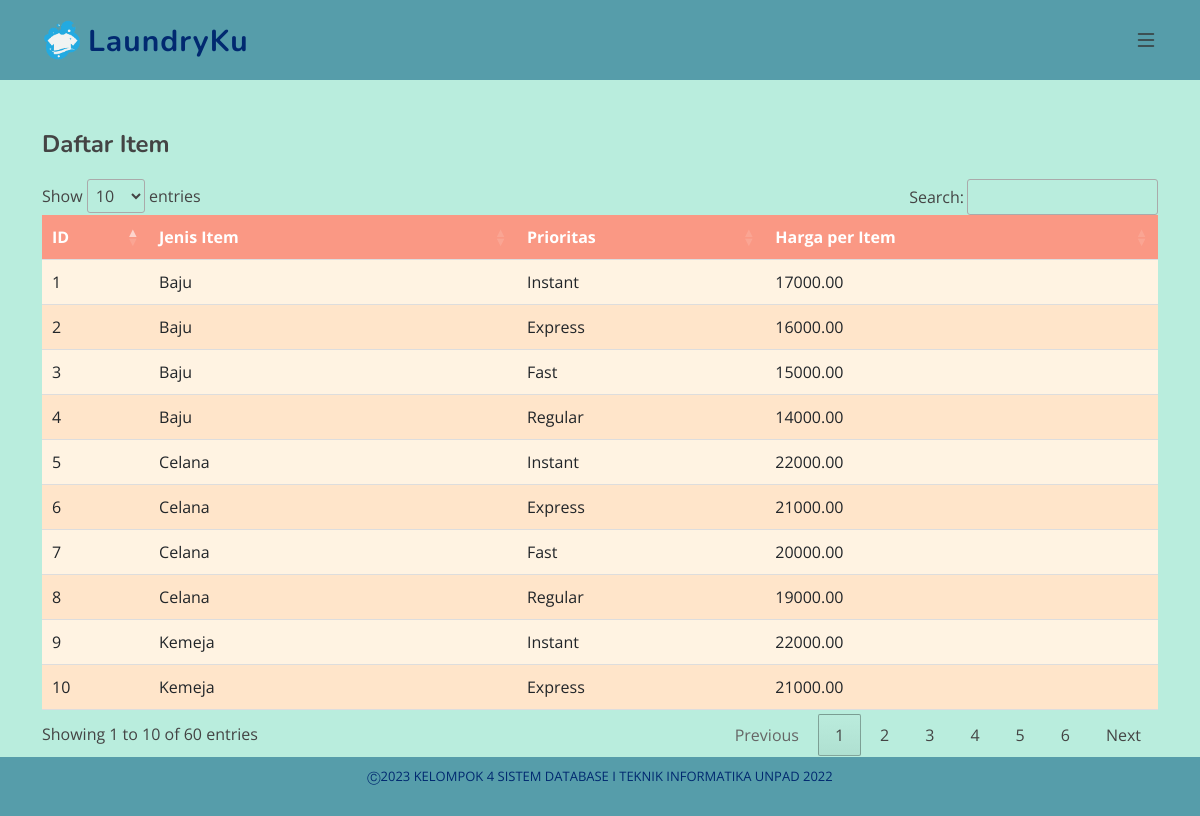
The page /daftar_item_pelanggan.php on the database its author committed.
### tables this page shows
CREATE TABLE Item (
    id_item INT AUTO_INCREMENT PRIMARY KEY,
    jenis_item VARCHAR(255) NOT NULL,
    harga_per_item DECIMAL(18, 2) NOT NULL,
    id_prioritas INT,
    FOREIGN KEY (id_prioritas) REFERENCES Prioritas(id_prioritas)
);

CREATE TABLE Prioritas (
    id_prioritas INT AUTO_INCREMENT PRIMARY KEY,
    jenis_prioritas VARCHAR(255) NOT NULL,
    keterangan VARCHAR(255),
    durasi INT,
    image_url VARCHAR (255)
);

### daftar_item_pelanggan.php (the view, shortened to what this page needs)
<?php
include "config.php";
$query = "SELECT i.*, p.jenis_prioritas
          FROM Item i
          LEFT JOIN Prioritas p ON i.id_prioritas = p.id_prioritas";
$result = mysqli_query($conn, $query);
?>
<?php include 'header_pelanggan.php'; ?>
<link rel="stylesheet" href="https://cdn.datatables.net/1.10.25/css/jquery.dataTables.min.css">
<main id="main">
  <section id="admin" class="admin">
    <div class="container">
      <div class="row">
        <div class="col-lg-12">
          <h2>Daftar Item</h2>
        </div>
      </div>
      <div class="row">
        <div class="col-lg-12">
          <table id="tabel-item-pelanggan" class="table">
            <thead>
              <tr>
                <th>ID</th>
                <th>Jenis Item</th>
                <th>Prioritas</th>
                <th>Harga per Item</th>
              </tr>
            </thead>
            <tbody>
              <?php while ($row = mysqli_fetch_assoc($result)) : ?>
                <tr>
                  <td><?php echo $row['id_item']; ?></td>
                  <td><?php echo $row['jenis_item']; ?></td>
                  <td><?php echo $row['jenis_prioritas']; ?></td>
                  <td><?php echo $row['harga_per_item']; ?></td>
                </tr>
              <?php endwhile; ?>
            </tbody>
          </table>
        </div>
      </div>
    </div>
  </section>
</main>
<?php include 'footer.php'; ?>

### assets/css/style.css (style rules this page uses)
:root { scroll-behavior: smooth; }
body { font-family: "Open Sans", sans-serif; color: #444444; }
h1, h2, h3, h4, h5, h6 { font-family: "Nunito", sans-serif; }
section { padding: 60px 0; overflow: hidden; }

### assets/css/styles.css (style rules this page uses)
#main { background-color: #B9EDDD; min-height: calc(100vh - 30px); }
#main .admin table { width: 100%; border-collapse: collapse; margin-top: 20px; }
#main .admin table th, #main .admin table td { padding: 10px; text-align: left; border-bottom: 1px solid #ddd; }
#main .admin table th { background-color: #FA9884; color: #fff; font-weight: bold; }
#main .admin table tr:nth-child(odd) { background-color: #FFF3E2; }
#main .admin table tr:nth-child(even) { background-color: #FFE5CA; }
#main .admin h2 { font-size: 24px; font-weight: bold; margin-bottom: 20px; }
#main { padding-top: 70px; }

### rows shown on the page
item: id_item "1", jenis_item "Baju", id_prioritas.jenis_prioritas "Instant", harga_per_item "17000.00"
item: id_item "2", jenis_item "Baju", id_prioritas.jenis_prioritas "Express", harga_per_item "16000.00"
item: id_item "3", jenis_item "Baju", id_prioritas.jenis_prioritas "Fast", harga_per_item "15000.00"
item: id_item "4", jenis_item "Baju", id_prioritas.jenis_prioritas "Regular", harga_per_item "14000.00"
item: id_item "5", jenis_item "Celana", id_prioritas.jenis_prioritas "Instant", harga_per_item "22000.00"
item: id_item "6", jenis_item "Celana", id_prioritas.jenis_prioritas "Express", harga_per_item "21000.00"
item: id_item "7", jenis_item "Celana", id_prioritas.jenis_prioritas "Fast", harga_per_item "20000.00"
item: id_item "8", jenis_item "Celana", id_prioritas.jenis_prioritas "Regular", harga_per_item "19000.00"
item: id_item "9", jenis_item "Kemeja", id_prioritas.jenis_prioritas "Instant", harga_per_item "22000.00"
item: id_item "10", jenis_item "Kemeja", id_prioritas.jenis_prioritas "Express", harga_per_item "21000.00"
